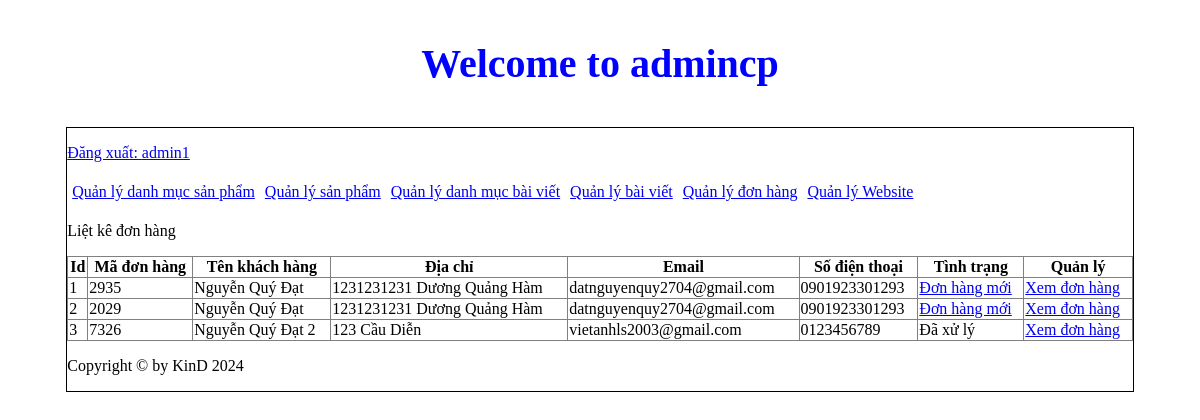
The app's page /admincp/index.php?action=quanlydonhang&query=lietke (signed in) with its own data.
### tables this page shows
CREATE TABLE `tbl_cart` (
  `id_cart` int(11) NOT NULL,
  `id_khachhang` int(11) NOT NULL,
  `code_cart` varchar(10) NOT NULL,
  `cart_status` int(11) NOT NULL
);

CREATE TABLE `tbl_dangky` (
  `id_dangky` int(11) NOT NULL,
  `tenkhachhang` varchar(100) NOT NULL,
  `email` varchar(100) NOT NULL,
  `diachi` varchar(200) NOT NULL,
  `matkhau` varchar(100) NOT NULL,
  `dienthoai` varchar(20) NOT NULL
);

### admincp/modules/quanlydonhang/lietke.php (the view, shortened to what this page needs)
<?php
    $sql_lietke_dh = "SELECT * FROM tbl_cart,tbl_dangky
    WHERE tbl_cart.id_khachhang=tbl_dangky.id_dangky
    ORDER BY id_cart ASC";
    $query_lietke_dh = mysqli_query($mysqli, $sql_lietke_dh);
?>
<p>Liệt kê đơn hàng</p>
<table style="width: 100%; border-collapse: collapse" border="1">
    <tr>
        <th>Id</th>
        <th>Mã đơn hàng</th>
        <th>Tên khách hàng</th>
        <th>Địa chỉ</th>
        <th>Email</th>
        <th>Số điện thoại</th>
        <th>Tình trạng</th>
        <th>Quản lý</th>
    </tr>
    <?php
        $i = 0;
        while($row = mysqli_fetch_array($query_lietke_dh)){
            $i++;
    ?>
    <tr>
        <td><?php echo $i ?></td>
        <td><?php echo $row['code_cart'] ?></td>
        <td><?php echo $row['tenkhachhang'] ?></td>
        <td><?php echo $row['diachi'] ?></td>
        <td><?php echo $row['email'] ?></td>
        <td><?php echo $row['dienthoai'] ?></td>
        <td>
            <?php
            if($row['cart_status'] == 1){
                echo '<a href="modules/quanlydonhang/xuly.php?code='.$row['code_cart'].'">Đơn hàng mới</a>';
            } else{
                echo 'Đã xử lý';
            }
            ?>
        </td>
        <td>
            <a href="index.php?action=donhang&query=xemdonhang&code=<?php echo $row['code_cart'] ?> ">Xem đơn hàng</a>
        </td>
    </tr>
    <?php
        }
    ?>
</table>

### records on screen
tbl_cart: code_cart "2935", tbl_dangky.tenkhachhang "Nguyễn Quý Đạt", tbl_dangky.diachi "1231231231 Dương Quảng Hàm", tbl_dangky.email "datnguyenquy2704@gmail.com", tbl_dangky.dienthoai "0901923301293"
tbl_cart: code_cart "2029", tbl_dangky.tenkhachhang "Nguyễn Quý Đạt", tbl_dangky.diachi "1231231231 Dương Quảng Hàm", tbl_dangky.email "datnguyenquy2704@gmail.com", tbl_dangky.dienthoai "0901923301293"
tbl_cart: code_cart "7326", tbl_dangky.tenkhachhang "Nguyễn Quý Đạt 2", tbl_dangky.diachi "123 Cầu Diễn", tbl_dangky.email "vietanhls2003@gmail.com", tbl_dangky.dienthoai "0123456789", cart_status "Đã xử lý"

### other values on screen
$_SESSION['dangnhap'] "admin1"
